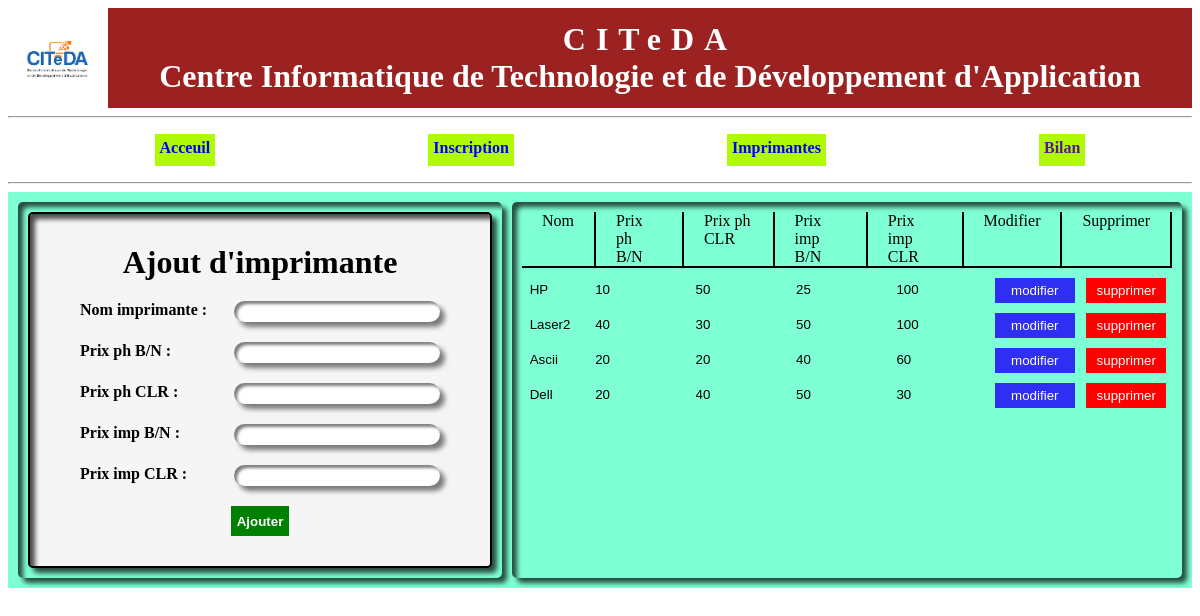
The app's page /imprimante.php (signed in) with its own data.
### tables this page shows
CREATE TABLE `imprimente` (
  `idimpr` int(10) NOT NULL,
  `nomimpr` varchar(30) NOT NULL,
  `prixphbn` int(10) NOT NULL,
  `priximbn` int(10) NOT NULL,
  `prixphclr` int(10) NOT NULL,
  `priximclr` int(10) NOT NULL
);

### imprimante.php (the view, shortened to what this page needs)
<!DOCTYPE html>
<html lang="en">
<head>
    <link rel="stylesheet" type="text/css" href="header.css">
    <link rel="stylesheet" type="text/css" href="imprimante.css">
</head>
<body>
<?php
try
{
$bdd = new PDO('mysql:host=localhost;dbname=citeda', 'root', '');
}
catch (Exception $e)
{
die('Erreur : ' . $e->getMessage());
}
 include"header.php";
?>
<div class="plage">
    <div class="gauche">
    <div>
     <form method="post" action="traitimpr.php">
        <div class="formulaire">
            <div>
            <center class="titre">
                <h1>Ajout d'imprimante</h1>
            </center>
                <div class="ligne">
                    <label>Nom imprimante : </label>
                    <input type="text" name="nomimpr" class="inp" required>
                </div>
                <div class="ligne">
                    <label>Prix ph B/N : </label>
                    <input type="number" name="prixphbn" class="inp" required>
                </div>
                <div class="ligne">
                    <label>Prix ph CLR : </label>
                    <input type="number" name="prixphclr" class="inp" required>
                </div>
                <div class="ligne">
                    <label>Prix imp B/N : </label>
                    <input type="number" name="priximpbn" class="inp" required>
                </div>
                <div class="ligne">
                    <label>Prix imp CLR : </label>
                    <input type="number" name="priximpclr" class="inp" required>
                </div>
                <div class="btn">
                    <button class="btn2" name="ajouter">Ajouter</button>
                </div>
            </div>
        </div>
    </form>
    </div>
    </div>
    <div class="droite">
        <div class="tete">
            <div class="lab">Nom</div>
            <div class="lab">Prix ph B/N</div>
            <div class="lab">Prix ph CLR</div>
            <div class="lab">Prix imp B/N</div>
            <div class="lab">Prix imp CLR</div>
            <div class="lab">Modifier</div>
            <div class="lab">Supprimer</div>
        </div>
        <?php
            $req = $bdd->prepare('SELECT * FROM imprimente');
            $req->execute();
            while ($imprimante = $req->fetch()){
                ?>
                  <form action="traitimpr.php" method="GET">
                    <div class="corp">
                            <input type="text" name="nomimpr" value="<?php echo $imprimante['nomimpr']; ?>" class=" bas" style="width:50px;height: 20px;">
                            <input type="number" name="prixphbn" value="<?php echo $imprimante['prixphbn']; ?>" class=" bas" style="width:85px;height: 20px;">
                            <input type="number" name="prixphclr" value="<?php echo $imprimante['prixphclr']; ?>" class=" bas" style="width:85px;height: 20px;">
                            <input type="number" name="priximbn" value="<?php echo $imprimante['priximbn']; ?>" class=" bas" style="width:85px;height: 20px;">
                            <input type="number" name="priximclr" value="<?php echo $imprimante['priximclr']; ?>" class=" bas" style="width:85px;height: 20px;">
                            <a href="traitimpr.php?mod=oui&idimpr=<?php echo $imprimante['idimpr']; ?>
                            &nomimpr=<?php echo $imprimante['nomimpr'];?>
                            &prixphbn=<?php echo $imprimante['prixphbn'];?>
                            &prixphclr=<?php echo $imprimante['prixphclr'];?>
                            &priximbn=<?php echo $imprimante['priximbn']; ?>
                            &priximclr=<?php echo $imprimante['priximclr'];?>
                            "><input  type="submit" name="mod" value="modifier" class="bas-btn-mod" style="width:80px;height: 25px;"></a>
                            <a href="traitimpr.php?sup=supprimer&idimpr=<?php echo $imprimante['idimpr']?>"><input type="submit" name="sup" value="supprimer" class="bas-btn-sup" style="width:80px;height: 25px;"></a>
                    </div>
                  </form>
                <?php
            }
        ?>
    </div>
</div>
</body>
</html>

### header.css (style rules this page uses)
h1 { margin: auto; }

### imprimante.css (style rules this page uses)
.plage { display: flex; gap: 10px; background-color: aquamarine; padding: 10px; }
.gauche { flex: 3; padding:10px; display: flex; flex-direction:column; gap:50px; justify-content: center; align-items: center; border-radius: 5px; box-shadow: inset 5px 5px 5px rgba(0, 0, 0, 0.7), 5px 5px 5px rgba(0, 0, 0, 0.7); }
.formulaire { width: 400px; background-color: whitesmoke; border: 2px solid black; border-radius: 5px; padding: 30px; box-shadow: inset 5px 5px 5px rgba(0, 0, 0, 0.7), 5px 5px 5px rgba(0, 0, 0, 0.7); }
label { font-weight: bold; }
.inp { width: 200px; margin-left: 20px; border:none; outline:none; border-radius:20px; text-align:center; padding:3px; box-shadow: inset 3px 3px 3px rgba(0, 0, 0, 0.5), 5px 5px 5px rgba(0, 0, 0, 0.5); }
.ligne { margin: 20px; display: flex; justify-content: space-between; }
.bas { margin: 20px; }
.btn { margin-top: 20px; display: flex; justify-content:center; }
button { height: 30px; background-color: green; color:white; font-weight: bold; cursor: pointer; border:none; }
.droite { flex: 9; padding:10px; display: flex; flex-direction:column; gap:10px; border-radius: 5px; box-shadow: inset 5px 5px 5px rgba(0, 0, 0, 0.7), 5px 5px 5px rgba(0, 0, 0, 0.7); }
.tete { display: flex; justify-content: space-around; }
.lab { border-right:2px solid black; border-bottom:2px solid black; padding:0 20px; }
.corp { display: flex; justify-content: space-around; }
.bas { margin:0; border:none; background-color: aquamarine; }
.bas-btn-mod { margin:0; border:none; background-color: rgb(47, 47, 244); color:white; cursor:pointer; }
.bas-btn-sup { margin:0; border:none; background-color: red; color:white; cursor:pointer; }

### records on screen
imprimente: nomimpr "HP", prixphbn "10", prixphclr "50", priximbn "25", priximclr "100"
imprimente: nomimpr "Laser2", prixphbn "40", prixphclr "30", priximbn "50", priximclr "100"
imprimente: nomimpr "Ascii", prixphbn "20", prixphclr "20", priximbn "40", priximclr "60"
imprimente: nomimpr "Dell", prixphbn "20", prixphclr "40", priximbn "50", priximclr "30"
